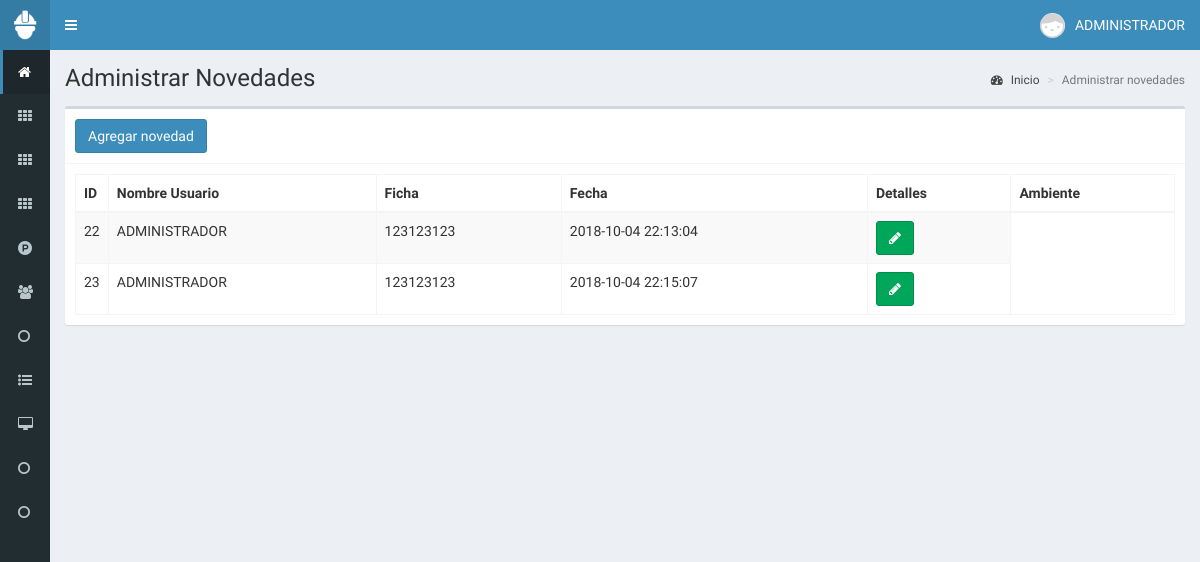
The page /novedades (signed in) on the database its author committed.
### tables this page shows
CREATE TABLE `novedad` (
  `IdNovedad` int(50) NOT NULL,
  `NumDocumentoUsuario` int(50) NOT NULL,
  `UsuarioNovedad` varchar(50) NOT NULL,
  `NumeroFicha` int(50) NOT NULL,
  `FechaNovedad` text NOT NULL,
  `Articulo` varchar(50) NOT NULL
);

### controladores/plantillaControlador.php (called while the page is built)
<?php
class ControladorPlantilla{
	static public function ctrPlantilla(){
		include "vistas/plantilla.php";
	}
}

### index.php (called while the page is built, shortened)
<?php
require_once "controladores/articulosControlador.php";
require_once "controladores/novedadesControlador.php";
require_once "controladores/equipoControlador.php";
require_once "modelos/novedadesModelo.php";
require_once "controladores/plantillaControlador.php";
$plantilla = new ControladorPlantilla();
$plantilla -> ctrPlantilla();

### controladores/novedadesControlador.php (called while the page is built, shortened)
<?php
class ControladorNovedades{
	static public function ctrMostrarNovedades($item, $valor){
		$tabla = "novedad";
		$respuesta = ModeloNovedades::mdlMostrarNovedades($tabla, $item, $valor);
        return $respuesta;
    }
}

### modelos/conexion.php (called while the page is built)
<?php
class Conexion
{
    public static function conectar()
    {
        $link = new PDO("mysql:host=localhost;dbname=proyectofinal",
            "root",
            "");
        $link->exec("set names utf8");
        return $link;
    }
}

### modelos/novedadesModelo.php (called while the page is built, shortened)
<?php
require_once "conexion.php";
class ModeloNovedades{
	static public function mdlMostrarNovedades($tabla, $item, $valor)
    {
        if ($item != null) {
            $stmt = Conexion::conectar()->prepare("SELECT * FROM $tabla WHERE $item=:$item");
            $stmt->bindParam(":" . $item, $valor, PDO::PARAM_STR);
            $stmt->execute();
            return $stmt->fetch();
        } else {
            $stmt = Conexion::conectar()->prepare("SELECT * FROM $tabla");
            $stmt->execute();
            return $stmt->fetchAll();
        }
    }
}

### vistas/modulos/novedades.php (the view)
<div class="content-wrapper">
  <section class="content-header">
    <h1>
      Administrar Novedades
    </h1>
    <ol class="breadcrumb">
      <li><a href="inicio"><i class="fa fa-dashboard"></i> Inicio</a></li>
      <li class="active">Administrar novedades</li>
    </ol>
  </section>
  <section class="content">
    <div class="box">
      <div class="box-header with-border">
        <a href="crear-novedad">
          <button class="btn btn-primary">
            Agregar novedad
          </button>
        </a>
      </div>
      <div class="box-body">
       <table class="table table-bordered table-striped dt-responsive tablas">
        <thead>
         <tr>
           <th style="width:10px">ID</th>
           <th>Nombre Usuario</th>
           <th>Ficha</th>
           <th>Fecha</th>
           <th>Detalles</th>
           <th>Ambiente</th>
         </tr>
        </thead>
        <tbody>
          <?php
            $item = null;
            $valor = null;
            $respuesta = ControladorNovedades::ctrMostrarNovedades($item, $valor);
            foreach ($respuesta as $key => $value) {
              echo '<tr>
                      <td>'.$value["IdNovedad"].'</td>
                      <td>'.$value["UsuarioNovedad"].'</td>
                      <td>'.$value["NumeroFicha"].'</td>
                      <td>'.$value["FechaNovedad"].'</td>
                      <td>
                        <div class="btn-group">
                          <button class="btn btn-success"><i class="fa fa-pencil"></i></button>
                        </div>
                      </td>
                    </tr>';
            }
          ?>
        </tbody>
       </table>
      </div>
    </div>
  </section>
</div>

### rows shown on the page
novedad: IdNovedad "22", UsuarioNovedad "ADMINISTRADOR", NumeroFicha "123123123", FechaNovedad "2018-10-04 22:13:04"
novedad: IdNovedad "23", UsuarioNovedad "ADMINISTRADOR", NumeroFicha "123123123", FechaNovedad "2018-10-04 22:15:07"

### other values the page prints
$_SESSION["NombreUsuario"] "ADMINISTRADOR"
